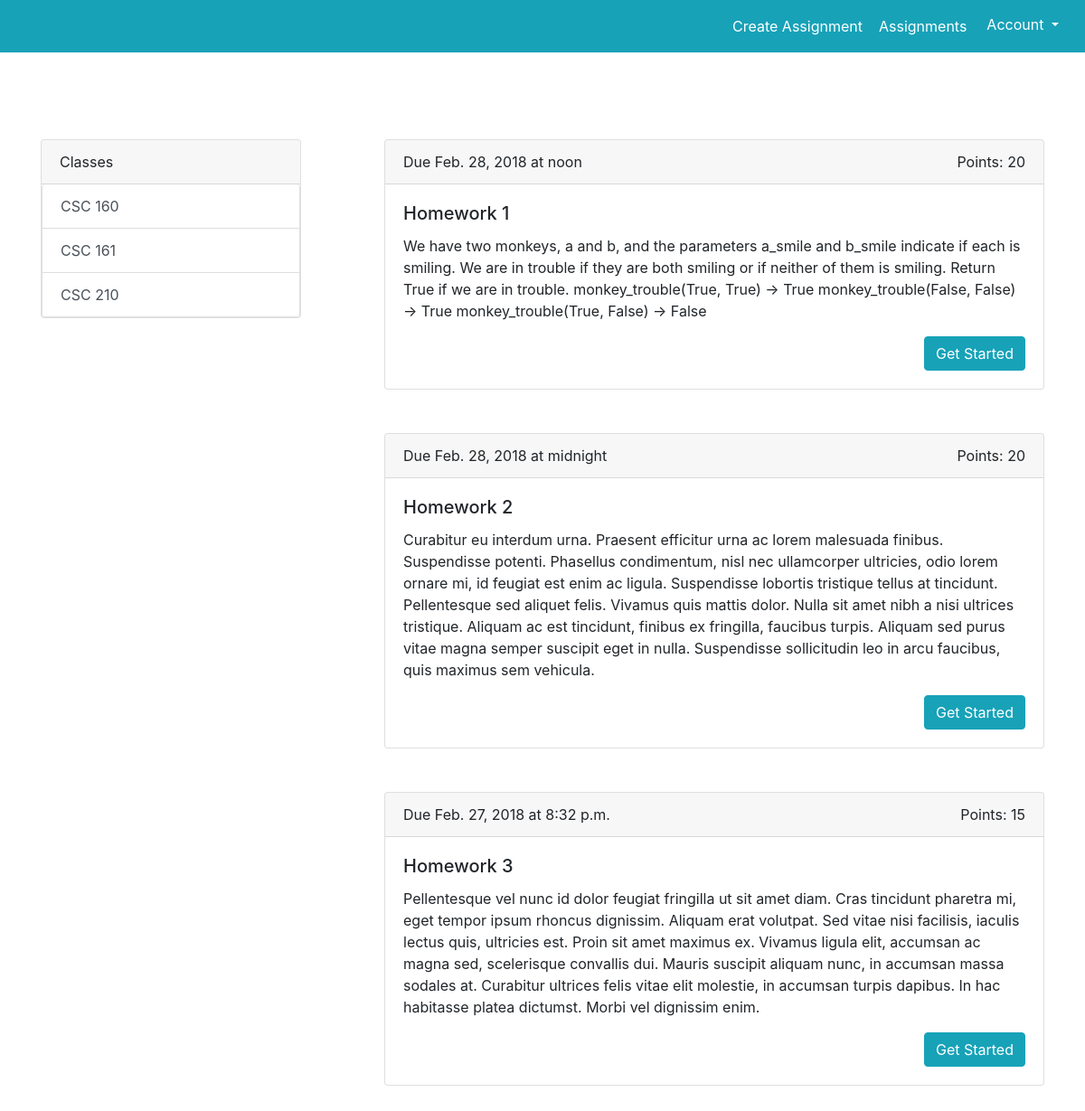
The page /assignments/ (signed in) on the database as committed earlier.
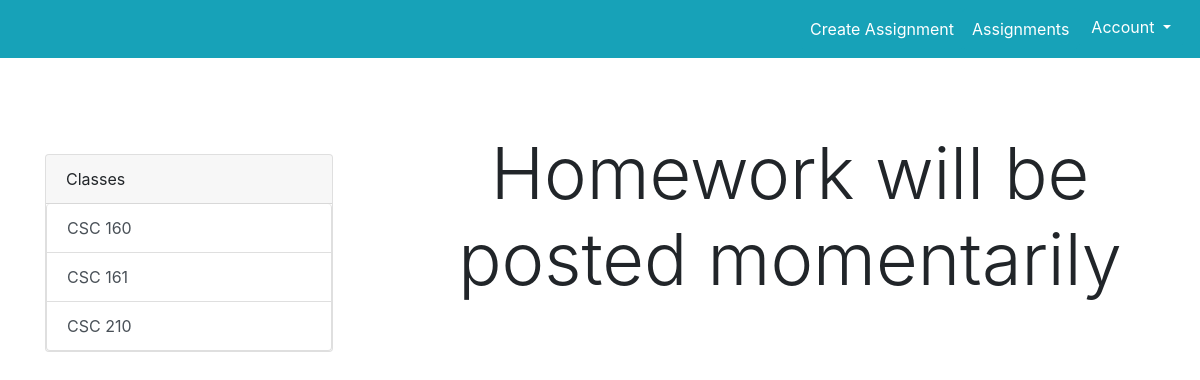
The same page on the database as committed later.
### mainapp/models.py (models this page shows, shortened)
class Assignment(models.Model):
    title = models.CharField(max_length=128, unique=True)
    points = models.IntegerField(default=0, blank=True)
    description = models.TextField(blank=True)
    date_due = models.DateField(blank=True)
    time_due = models.TimeField(blank=True)
    inputs = models.TextField()
    outputs = models.TextField()
    function_definition = models.CharField(max_length=128)
    comment_to_code_ratio = models.IntegerField(default=0, blank=True,
                    help_text="This number represents the percentage of \
                    characters that are within comments, compared to the \
                    entire body of code")
    slug = models.SlugField(unique=True)
    course = models.ForeignKey(Course)
    instruction_file = models.ManyToManyField(InstructionFile, blank=True)

### mainapp/views.py (the view)
# urls.py: url(r'^assignments/', include('mainapp.urls'))
@login_required
def assignments(request):
	assignment_list = Assignment.objects.all()
	context_dict = {'assignments': assignment_list}
	return render(request, 'mainapp/assignments.html', context_dict)

### templates/mainapp/assignments.html (shortened to what this page needs)
<!DOCTYPE html>
{% load staticfiles %}
<html lang="en">
  <head>
    <link rel="stylesheet" href="https://maxcdn.bootstrapcdn.com/bootstrap/4.0.0-beta.3/css/bootstrap.min.css">
    <link rel="stylesheet" href="https://cdnjs.cloudflare.com/ajax/libs/animate.css/3.5.2/animate.min.css">
  </head>
  <body>
      <nav class="bg-info navbar navbar-expand-lg navbar-light justify-content-end">
          <div class="navbar-nav">
            {% if perms.assignment.can_add_assignment %}
            <a class="btn btn-info text-white nav-item nav-link" href="/assignments/">Create Assignment</a>
            {% endif %}
            <a class="btn btn-info text-white nav-item nav-link" href="/assignments/">Assignments</a>
            <div class="dropdown">
                <button class="btn btn-info dropdown-toggle" type="button" id="dropdownMenuButton" data-toggle="dropdown" aria-haspopup="true" aria-expanded="false">
                    Account
                </button>
            </div>
          </div>
      </nav>
      <div class="container pt-5">
          <div class="row justify-content-between">
              <div class="col-md-auto mt-5">
                  <div class="card" style="width: 18rem;">
                      <div class="card-header">
                          Classes
                      </div>
                      <div class="list-group">
                          <a href="" class="list-group-item list-group-item-action">CSC 160</a>
                          <a href="" class="list-group-item list-group-item-action">CSC 161</a>
                          <a href="" class="list-group-item list-group-item-action">CSC 210</a>
                      </div>
                  </div>
              </div>
              <div class="animated bounceInUp col col-lg-8 mb-5">
                  {% if assignments %}
                  {% for assignment in assignments %}
                      <div class="card mt-5">
                          <div class="card-header">
                              <div>
                                  Due {{ assignment.date_due }} at {{ assignment.time_due }}
                                  <div class="float-right">
                                      Points: {{ assignment.points }}
                                  </div>
                              </div>
                          </div>
                          <div class="card-body">
                              <h5 class="card-title">{{ assignment.title }}</h5>
                              <p class="card-text">{{ assignment.description }}</p>
                              <a href="{{ assignment.slug }}" class="btn btn-primary float-right btn-info">Get Started</a>
                          </div>
                      </div>
                  {% endfor %}
              </div>
          </div>
          {% else %}
          <div class="display-3 text-center mt-4"> Homework will be posted momentarily </div>
          {% endif %}
        </div>
</body>
</html>

Rows that differ between the two databases and show on the page:
removed Assignment: date_due "Feb. 28, 2018", time_due "noon", points "20", title "Homework 1", description "We have two monkeys, a and b, and the parameters a_smile and b_smile indicate if each is smiling. We are in trouble if they are both smiling or if neither of them is smiling. Return True if we are in trouble. monkey_trouble(True, True) → True monkey_trouble(False, False) → True monkey_trouble(True, False) → False"
removed Assignment: date_due "Feb. 28, 2018", time_due "midnight", points "20", title "Homework 2", description "Curabitur eu interdum urna. Praesent efficitur urna ac lorem malesuada finibus. Suspendisse potenti. Phasellus condimentum, nisl nec ullamcorper ultricies, odio lorem ornare mi, id feugiat est enim ac ligula. Suspendisse lobortis tristique tellus at tincidunt. Pellentesque sed aliquet felis. Vivamus quis mattis dolor. Nulla sit amet nibh a nisi ultrices tristique. Aliquam ac est tincidunt, finibus ex fringilla, faucibus turpis. Aliquam sed purus vitae magna semper suscipit eget in nulla. Suspendisse sollicitudin leo in arcu faucibus, quis maximus sem vehicula."
removed Assignment: date_due "Feb. 27, 2018", time_due "8:32 p.m.", points "15", title "Homework 3", description "Pellentesque vel nunc id dolor feugiat fringilla ut sit amet diam. Cras tincidunt pharetra mi, eget tempor ipsum rhoncus dignissim. Aliquam erat volutpat. Sed vitae nisi facilisis, iaculis lectus quis, ultricies est. Proin sit amet maximus ex. Vivamus ligula elit, accumsan ac magna sed, scelerisque convallis dui. Mauris suscipit aliquam nunc, in accumsan massa sodales at. Curabitur ultrices felis vitae elit molestie, in accumsan turpis dapibus. In hac habitasse platea dictumst. Morbi vel dignissim enim."
Other text that changed with them:
text now shown: "Homework will be posted momentarily"
